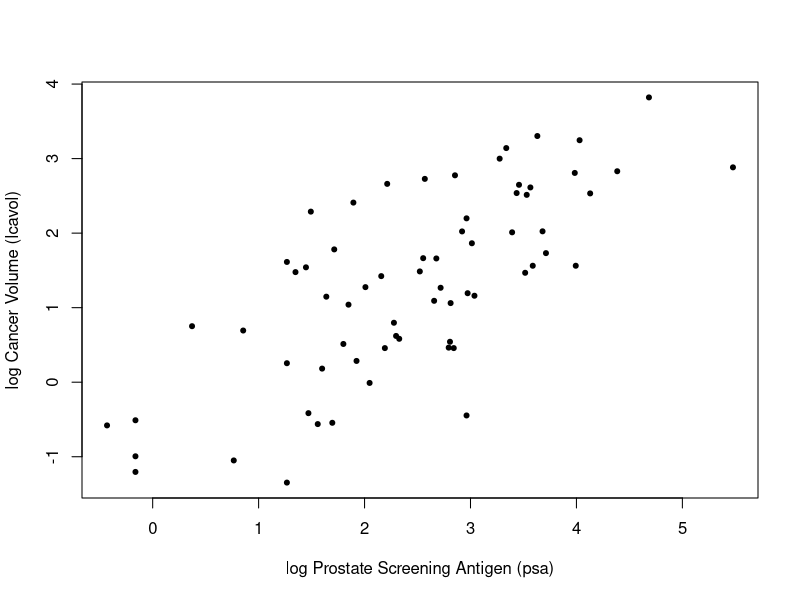
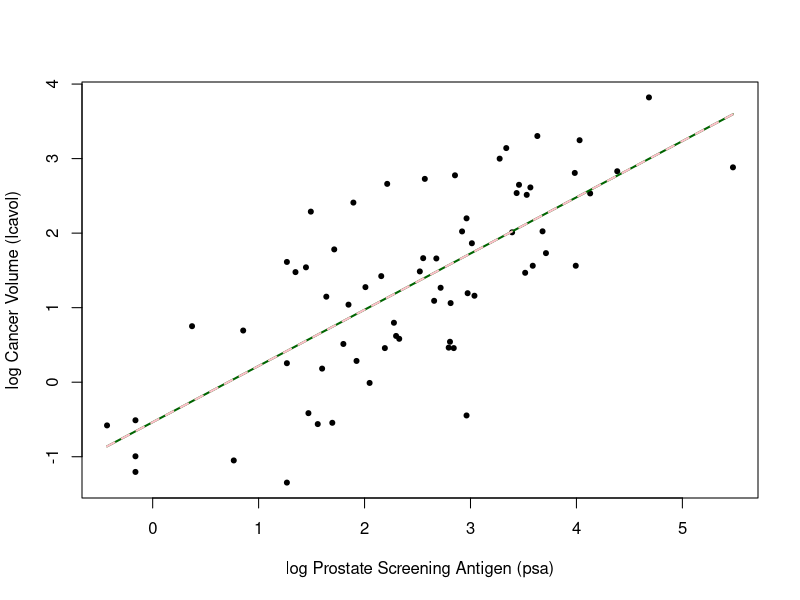

The R script that drew these images, in order: (Note: this script raises an error after producing the figures.)
## load prostate data
prostate <- read.csv("prostate.csv")

## subset to training examples
prostate_train <- subset(prostate, train==TRUE)

## plot lcavol vs lpsa
plot_psa_data <- function(dat=prostate_train) {
  plot(dat$lpsa, dat$lcavol,
       xlab="log Prostate Screening Antigen (psa)",
       ylab="log Cancer Volume (lcavol)",
       pch = 20)
}
plot_psa_data()

############################
## regular linear regression
############################

## L2 loss function
L2_loss <- function(y, yhat)
  (y-yhat)^2

## fit simple linear model using numerical optimization
fit_lin <- function(y, x, loss=L2_loss, beta_init = c(-0.51, 0.75)) {
  
  ## function to compute training error
  err <- function(beta)
    mean(loss(y,  beta[1] + beta[2]*x))
  
  ## find value of beta that minimizes training error
  beta <- optim(par = beta_init, fn = err)
  
  
  return(beta)
}

## make predictions from linear model
predict_lin <- function(x, beta)
  beta[1] + beta[2]*x

## fit linear model
lin_beta <- fit_lin(y=prostate_train$lcavol,
                    x=prostate_train$lpsa,
                    loss=L2_loss)

## compute predictions for a grid of inputs
x_grid <- seq(min(prostate_train$lpsa),
              max(prostate_train$lpsa),
              length.out=100)
lin_pred <- predict_lin(x=x_grid, beta=lin_beta$par)

## plot data
plot_psa_data()

## plot predictions
lines(x=x_grid, y=lin_pred, col='darkgreen', lwd=2)

## do the same thing with 'lm'
lin_fit_lm <- lm(lcavol ~ lpsa, data=prostate_train)

## make predictins using 'lm' object
lin_pred_lm <- predict(lin_fit_lm, data.frame(lpsa=x_grid))

## plot predictions from 'lm'
lines(x=x_grid, y=lin_pred_lm, col='pink', lty=2, lwd=2)


##################################
## try modifying the loss function
##################################

## tilted absolute loss
tilted_abs_loss <- function(y, yhat, tau) {
  
    d <- y-yhat
    
    ifelse(d > 0, d * tau, d * (tau - 1))
}

custom_loss <- tilted_abs_loss

## plot custom loss function
err_grd <- seq(-1,1,length.out=200)
plot(err_grd, custom_loss(err_grd,0), type='l',
     xlab='y-yhat', ylab='custom loss')

## fit linear model with custom loss
lin_beta_custom <- fit_lin(y=prostate_train$lcavol,
                    x=prostate_train$lpsa,
                    loss=custom_loss)

lin_pred_custom <- predict_lin(x=x_grid, beta=lin_beta_custom$par)

## plot data
plot_psa_data()

## plot predictions from L2 loss
lines(x=x_grid, y=lin_pred, col='darkgreen', lwd=2)

## plot predictions from custom loss
lines(x=x_grid, y=lin_pred_custom, col='pink', lwd=2, lty=2)




